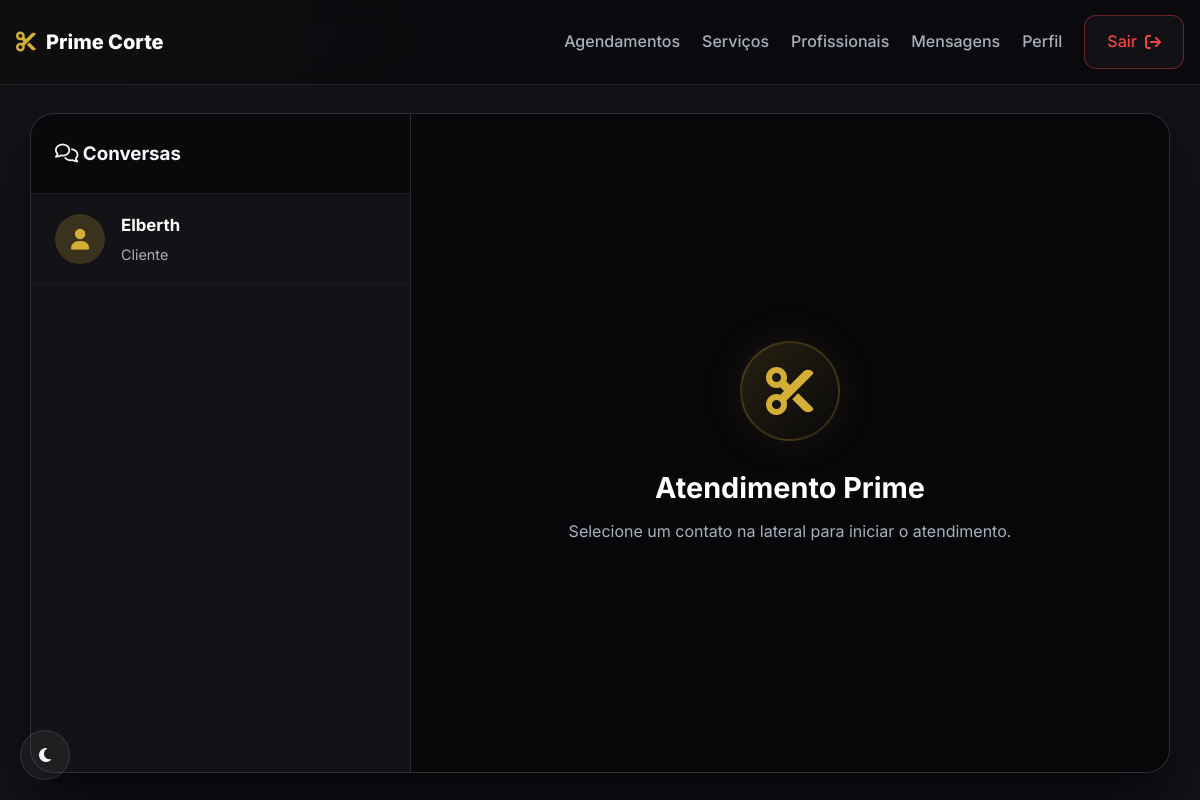
The page /mensagens (signed in) on the database as committed earlier.
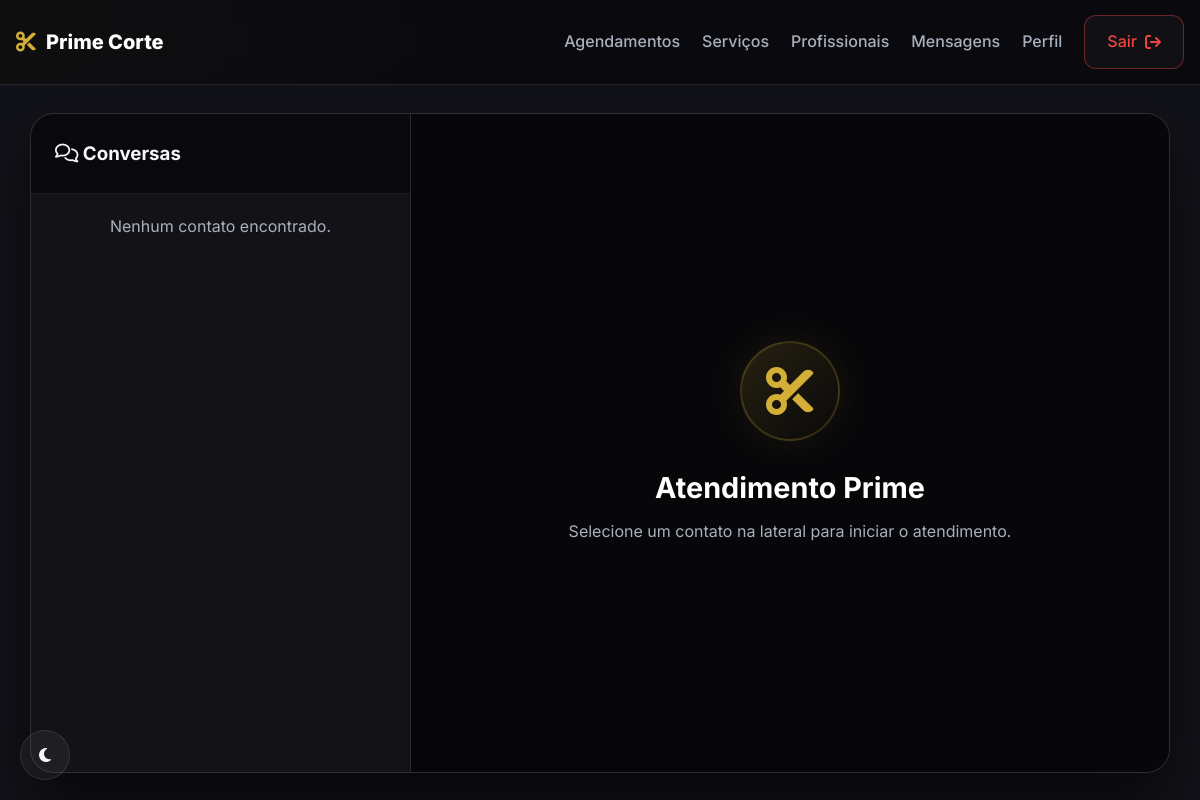
The same page on the database as committed later.
### tables this page shows
CREATE TABLE users (
            id INTEGER PRIMARY KEY AUTOINCREMENT,
            nome TEXT NOT NULL,
            email TEXT NOT NULL UNIQUE,
            telefone TEXT,
            senha TEXT NOT NULL,
            tipo TEXT NOT NULL DEFAULT 'cliente',
            created_at TIMESTAMP DEFAULT CURRENT_TIMESTAMP
        );

### app.py (the view)
@app.route("/mensagens")
def mensagens():
    if not usuario_logado(): return redirect(url_for("login"))
    conn = get_connection(); cursor = conn.cursor()
    if admin_logado(): cursor.execute("SELECT id, nome, email FROM users WHERE tipo = 'cliente' ORDER BY nome ASC")
    else: cursor.execute("SELECT id, nome, email FROM users WHERE tipo = 'admin' ORDER BY nome ASC")
    contatos = cursor.fetchall(); conn.close()
    return render_template("mensagens.html", contatos=contatos)

### app.py (called while the page is built)
def usuario_logado(): return "user_id" in session

def admin_logado(): return "user_id" in session and session.get("user_tipo") == "admin"

### database.py (called while the page is built)
def get_connection():
    DB_DIR.mkdir(exist_ok=True)
    conn = sqlite3.connect(DB_PATH)
    conn.row_factory = sqlite3.Row
    return conn

### templates/mensagens.html (shortened to what this page needs)
{% extends "base.html" %}
{% block content %}
<header class="header">
    <div class="container nav">
        <div class="logo">
            <i class="fa-solid fa-scissors"></i>
            <span>Prime Corte</span>
        </div>
        <nav class="nav-menu" id="nav-menu">
            {% if session.user_tipo == 'admin' %}
                <a href="/admin/agendamentos">Agendamentos</a>
                <a href="/admin/servicos">Serviços</a>
                <a href="/admin/profissionais">Profissionais</a>
            {% else %}
                <a href="/">Início</a>
                <a href="/agendar">Agendar</a>
                <a href="/cliente/agendamentos">Meus Agendamentos</a>
            {% endif %}
            <a href="/mensagens">Mensagens</a>
            <a href="/perfil">Perfil</a>
            <a href="/logout" class="btn-nav-outline exit-btn">Sair <i class="fa-solid fa-arrow-right-from-bracket"></i></a>
        </nav>
    </div>
</header>
<main class="wa-container">
    <div class="wa-app">
        <div class="wa-sidebar" id="wa-sidebar">
            <div class="wa-header">
                <h3><i class="fa-regular fa-comments"></i> Conversas</h3>
            </div>
            <div class="wa-contact-list">
                {% if contatos %}
                    {% for contato in contatos %}
                        <div class="wa-contact" data-id="{{ contato.id }}">
                            <div class="wa-avatar"><i class="fa-solid fa-user"></i></div>
                            <div class="wa-contact-info">
                                <h4>{{ contato.nome }}</h4>
                                {% if session.user_tipo == 'admin' %}
                                    <p>Cliente</p>
                                {% else %}
                                    <p>Suporte Barbearia</p>
                                {% endif %}
                            </div>
                        </div>
                    {% endfor %}
                {% else %}
                    <p style="padding: 20px; color: var(--muted); text-align: center;">Nenhum contato encontrado.</p>
                {% endif %}
            </div>
        </div>
        <div class="wa-chat-area" id="wa-chat-area">
            <div class="wa-chat-placeholder" id="wa-chat-placeholder">
                <div class="chat-brand-icon">
                    <i class="fa-solid fa-scissors"></i>
                </div>
                <h2>Atendimento Prime</h2>
                <p>Selecione um contato na lateral para iniciar o atendimento.</p>
            </div>
        </div>
    </div>
</main>
{% endblock %}

### templates/base.html (shortened to what this page needs)
<!DOCTYPE html>
<html lang="pt-BR">
<head>
    <link rel="stylesheet" href="{{ url_for('static', filename='css/style.css') }}">
    <link rel="stylesheet" href="https://cdnjs.cloudflare.com/ajax/libs/font-awesome/6.5.0/css/all.min.css">
</head>
<body>
    <button id="theme-toggle" class="btn-nav-outline" style="position: fixed; bottom: 20px; left: 20px; z-index: 9999; width: 50px; height: 50px; border-radius: 50%; padding: 0; display: grid; place-items: center; background: var(--bg-card); border: 1px solid var(--line); color: var(--text);">
        <i class="fa-solid fa-moon"></i>
    </button>
    {% block content %}{% endblock %}
</body>
</html>

### static/css/style.css (style rules this page uses)
:root { --bg: #0b0b0f; --bg-soft: #121219; --bg-card: rgba(255, 255, 255, 0.05); --line: rgba(255, 255, 255, 0.10); --text: #f5f7fa; --muted: #a8b0bd; --gold: #d4af37; --gold-strong: #f1c84b; --white: #ffffff; --shadow: 0 20px 50px rgba(0, 0, 0, 0.35); --radius-xl: 24px; --radius-lg: 18px; --radius-md: 14px; --container: 1200px; }
* { margin: 0; padding: 0; box-sizing: border-box; }
html { scroll-behavior: smooth; }
body { font-family: 'Inter', sans-serif; background: radial-gradient(circle at top left, rgba(212, 175, 55, 0.10), transparent 30%), radial-gradient(circle at bottom right, rgba(212, 175, 55, 0.08), transparent 25%), var(--bg); color: var(--text); line-height: 1.6; }
a { text-decoration: none; color: inherit; }
button { font: inherit; cursor: pointer; border: none; background: none; }
.container { width: min(100% - 32px, var(--container)); margin: 0 auto; }
.header { position: sticky; top: 0; z-index: 999; backdrop-filter: blur(14px); background: rgba(11, 11, 15, 0.75); border-bottom: 1px solid var(--line); }
.nav { min-height: 84px; display: flex; align-items: center; justify-content: space-between; gap: 20px; }
.logo { display: flex; align-items: center; gap: 10px; font-size: 1.25rem; font-weight: 800; color: var(--white); }
.logo i { color: var(--gold); }
.nav-menu { display: flex; align-items: center; gap: 22px; }
.nav-menu a { color: var(--muted); font-weight: 500; transition: 0.25s ease; }
.btn-nav, .btn-nav-outline, .btn-primary, .btn-secondary { display: inline-flex; align-items: center; justify-content: center; padding: 13px 22px; border-radius: 12px; font-weight: 700; transition: 0.25s ease; }
.btn-nav-outline, .btn-secondary { border: 1px solid var(--line); color: var(--white); background: rgba(255, 255, 255, 0.03); }
.wa-container { height: calc(100vh - 84px); display: flex; justify-content: center; align-items: center; padding: 30px; background: var(--bg-soft); }
.wa-app { width: 100%; max-width: 1300px; height: calc(100vh - 140px); background: #0b0b0f; border: 1px solid rgba(255,255,255,0.15); border-radius: 24px; display: flex; overflow: hidden; box-shadow: 0 30px 60px rgba(0,0,0,0.6); }
.wa-sidebar { width: 380px; background: rgba(255,255,255,0.03); border-right: 1px solid rgba(255,255,255,0.1); display: flex; flex-direction: column; }
.wa-header { height: 80px; padding: 0 24px; background: rgba(0,0,0,0.5); display: flex; align-items: center; border-bottom: 1px solid rgba(255,255,255,0.08); }
.wa-contact-list { flex: 1; overflow-y: auto; }
.wa-chat-area { flex: 1; display: flex; flex-direction: column; background: #07070a; position: relative; }
.wa-chat-placeholder { flex: 1; display: flex; flex-direction: column; justify-content: center; align-items: center; text-align: center; color: var(--muted); }
.chat-brand-icon { width: 100px; height: 100px; border-radius: 50%; background: linear-gradient(135deg, rgba(212, 175, 55, 0.15), rgba(212, 175, 55, 0.02)); border: 2px solid rgba(212, 175, 55, 0.2); display: grid; place-items: center; font-size: 3rem; color: var(--gold); margin-bottom: 24px; box-shadow: 0 0 40px rgba(212, 175, 55, 0.1); }
.wa-chat-placeholder h2 { color: var(--white); font-size: 1.8rem; margin-bottom: 8px; }
.exit-btn { border-color: rgba(239, 68, 68, 0.4) !important; color: #ef4444 !important; display: inline-flex; align-items: center; gap: 8px; }

Rows that differ between the two databases and show on the page:
removed users: nome "Elberth"
Other text that changed with them:
text now shown: "Nenhum contato encontrado."
